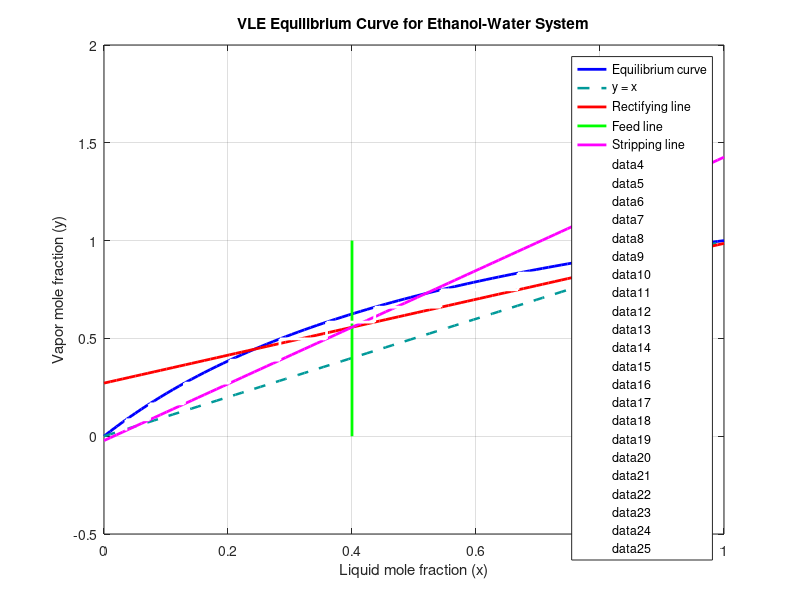
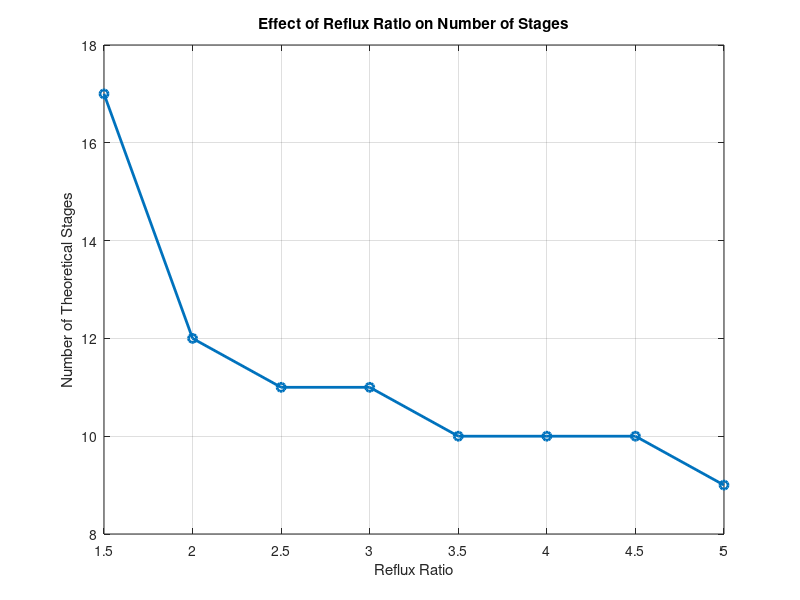

Write the MATLAB code that produced these figures, in order.
clear
clc
close all

% Relative volatility for ethanol-water mixture
alpha = 2.5;

x = linspace(0,1,100);

% Equilibrium relation
y = (alpha .* x) ./ (1 + (alpha - 1).*x);

figure
plot(x,y,'b','LineWidth',2)
hold on

plot(x,x,'Color',[0 0.6 0.6],'LineStyle','--','LineWidth',1.8)

xlabel('Liquid mole fraction (x)')
ylabel('Vapor mole fraction (y)')
title('VLE Equilibrium Curve for Ethanol-Water System')

legend('Equilibrium curve','y = x')
grid on


% Distillation specifications
xD = 0.95;   
xB = 0.05;   
R  = 2.5;    

% Rectifying operating line
y_rect = (R/(R+1))*x + xD/(R+1);

plot(x,y_rect,'r','LineWidth',2)

legend('Equilibrium curve','y = x','Rectifying operating line')


xF=0.4;    
q=1;      

if q==1
    x_q=[xF xF];
    y_q=[0 1];
    plot(x_q,y_q,'g','LineWidth',2)
else
    y_q = (q/(q-1))*x-xF/(q-1);
    plot(x,y_q,'g','LineWidth',2)
end

legend('Equilibrium curve','y = x','Rectifying line','Feed line (q-line)')


m = R/(R+1);
c = xD/(R+1);

if q==1
    x_int = xF;
    y_int = m*x_int + c;
else
    m_q = q/(q-1);
    c_q = -xF/(q-1);
    
    x_int = (c_q - c)/(m - m_q);
    y_int = m*x_int + c;
end

y_strip = ((y_int - xB)/(x_int - xB))*(x - xB) + xB;

plot(x,y_strip,'m','LineWidth',2)

legend('Equilibrium curve','y = x','Rectifying line','Feed line','Stripping line')


x_stage = xD;
y_stage = xD;

stages = 0;
feed_stage=0;

while x_stage > xB 
    x_new = (y_stage) / (alpha - (alpha-1)*y_stage);
    
    plot([x_stage x_new],[y_stage y_stage],'w','LineWidth',2)
    
    x_stage = x_new;
    
    if x_stage > xF
        y_new = m*x_stage + c;         
    else
        if feed_stage==0
            feed_stage = stages + 1;
        end
        y_new = ((y_int - xB)/(x_int - xB))*(x_stage - xB) + xB;  % stripping
    end
    
    plot([x_stage x_stage],[y_stage y_new],'w','LineWidth',2)
    
    y_stage = y_new;
    
    stages=stages+1;
end

disp(['Number of theoretical stages: ', num2str(stages)])


% Minimum reflux ratio calculation

x_vals = linspace(0.01,0.99,1000);
y_eq = (alpha .* x_vals) ./ (1 + (alpha - 1).*x_vals);


if q==1
    y_feed = nan(size(x_vals));
    x_feed = xF;
    y_feed = (alpha .* x_feed) ./ (1 + (alpha - 1).*x_feed);
    x_pinch = x_feed;
    y_pinch = y_feed;
else
    y_feed = (q/(q-1))*x_vals - xF/(q-1);
    [~,idx] = min(abs(y_eq - y_feed));
    x_pinch = x_vals(idx);
    y_pinch = y_eq(idx);
end

m_min = (y_pinch - xD) / (x_pinch - xD);

% convert slope to reflux ratio
R_min = m_min/(1 - m_min);

disp(['Estimated Minimum Reflux Ratio: ', num2str(R_min)])


R_values = 1.5:0.5:5;
stage_results = zeros(size(R_values));

for i=1:length(R_values)

    R_test = R_values(i);
    m_test = R_test/(R_test+1);
    c_test = xD/(R_test+1);

    x_stage = xD;
    y_stage = xD;
    stages = 0;

    while x_stage>xB
        x_new = (y_stage) / (alpha - (alpha-1)*y_stage);
        x_stage = x_new;

        if x_stage > xF
            y_new = m_test*x_stage + c_test;
        else
            y_new = ((y_int - xB)/(x_int - xB))*(x_stage - xB) + xB;
        end

        y_stage = y_new;
        stages = stages + 1;
    end

    stage_results(i) = stages;

end

figure
plot(R_values,stage_results,'o-','LineWidth',2)
xlabel('Reflux Ratio')
ylabel('Number of Theoretical Stages')
title('Effect of Reflux Ratio on Number of Stages')
grid on
